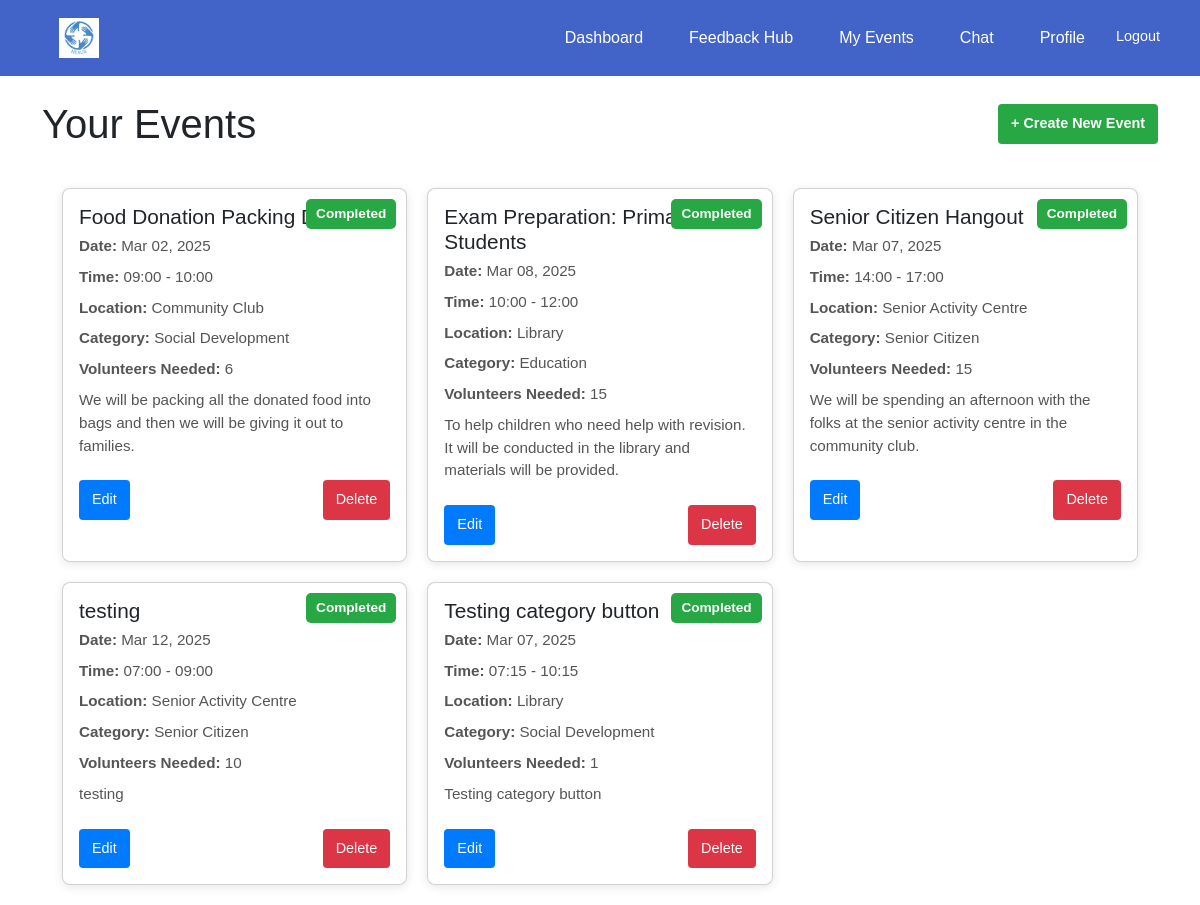
/events/organisation-events/ (signed in), run on an earlier commit of the app's database.
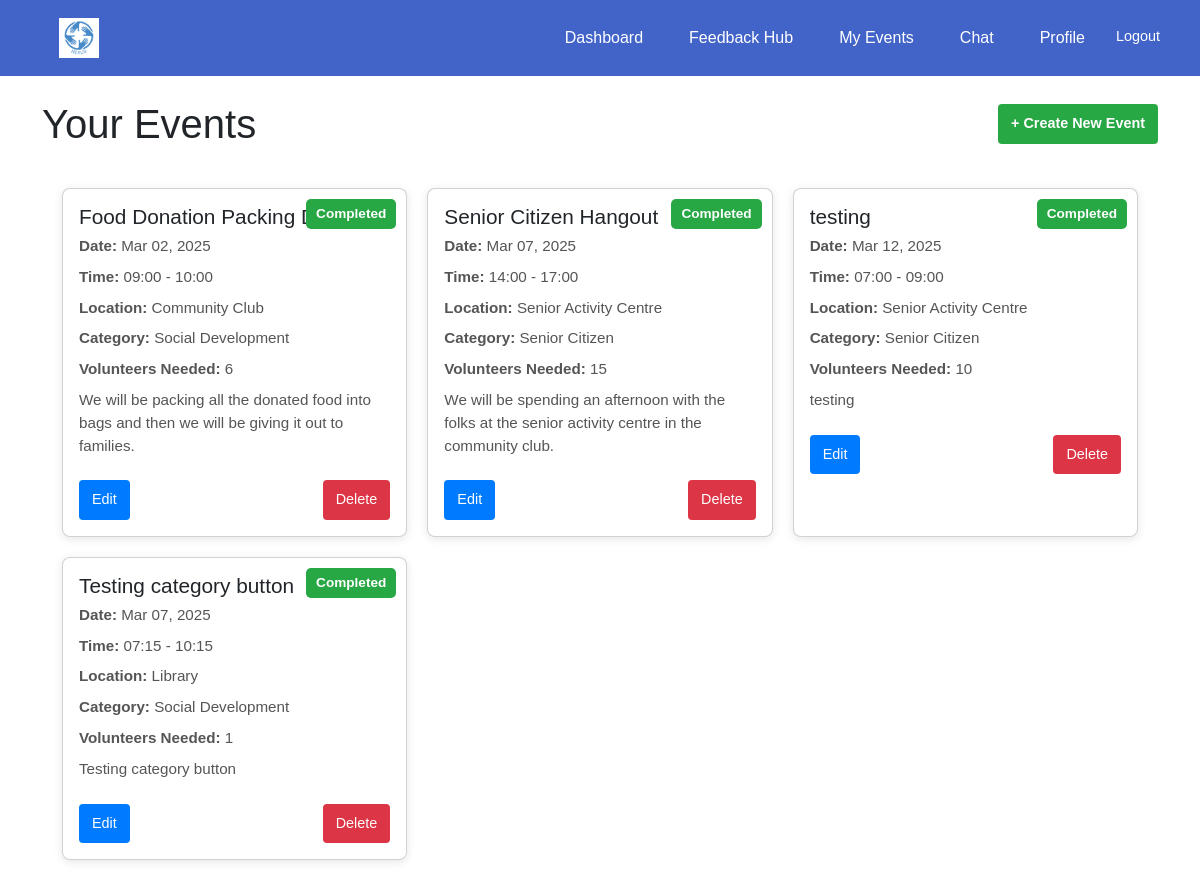
And on a later commit of the database.
### events/models.py (models this page shows, shortened)
class Event(models.Model):
    CATEGORY_CHOICES = [
        ('education', 'Education'),
        ('social development', 'Social Development'),
        ('senior citizen', 'Senior Citizen'),
    ]
    organisation = models.ForeignKey(settings.AUTH_USER_MODEL, on_delete=models.CASCADE)
    name = models.CharField(max_length=255)
    description = models.TextField()
    date = models.DateTimeField()
    start_time = models.TimeField(default=time(9, 0))  # Default: 09:00 AM
    end_time = models.TimeField(default=time(17, 0))  # Default: 05:00 PM
    location = models.CharField(max_length=255)
    volunteers_needed = models.PositiveIntegerField()
    roles_responsibilities = models.TextField()
    category = models.CharField(max_length=50, choices=CATEGORY_CHOICES, blank=False, default='Education')

### events/views.py (the view)
# urls.py: path('organisation-events/', views.organisation_events, name='organisation_events'),
@login_required
def organisation_events(request):
    events = Event.objects.filter(organisation=request.user)
    for event in events:
        if is_naive(event.date):
            event.date = make_aware(event.date)
        event.volunteers = VolunteerEvent.objects.filter(event=event)
    current_time = now()
    return render(request, 'events/organisation_events.html', {
        'events': events,
        'current_time': current_time,
    })

### events/templates/events/organisation_events.html (shortened to what this page needs)
{% extends 'base.html' %}
{% block content %}
    <div class="dashboard-header">
        <h1>Your Events</h1>
        <a href="{% url 'events:create_event' %}" class="btn btn-create">+ Create New Event</a>
    </div>
    <div class="dashboard-container">
        {% if events %}
            {% for event in events %}
                <div class="card">
                    <span class="status-badge {% if event.date.date >= current_time.date %}ongoing{% else %}completed{% endif %}">
                        {% if event.date.date >= current_time.date %}
                            Ongoing
                        {% else %}
                            Completed
                        {% endif %}
                    </span>
                    <h3>{{ event.name }}</h3>
                    <p><strong>Date:</strong> {{ event.date|date:"M d, Y" }}</p>
                    <p><strong>Time:</strong> {{ event.start_time|time:"H:i" }} - {{ event.end_time|time:"H:i" }}</p>
                    <p><strong>Location:</strong> {{ event.location }}</p>
                    <p><strong>Category:</strong> {{ event.get_category_display }}</p>
                    <p><strong>Volunteers Needed:</strong> {{ event.volunteers_needed }}</p>
                    <p>{{ event.description }}</p>
                    <div class="card-buttons">
                        <a href="{% url 'events:edit_event' event.id %}" class="btn btn-edit">Edit</a>
                        <a href="{% url 'events:delete_event' event.id %}" class="btn btn-delete" >
                            Delete
                        </a>
                    </div>
                </div>
            {% endfor %}
        {% else %}
            <p>No events found. Create your first event!</p>
        {% endif %}
    </div>
{% endblock %}

What changed in the data, as far as the page shows it:
removed Event: shows "Completed", name "Exam Preparation: Primary 1 - 3 Students", date "Mar 08, 2025", start_time "10:00", end_time "12:00", location "Library", category "Education", volunteers_needed "15", description "To help children who need help with revision. It will be conducted in the library and materials will be provided."
